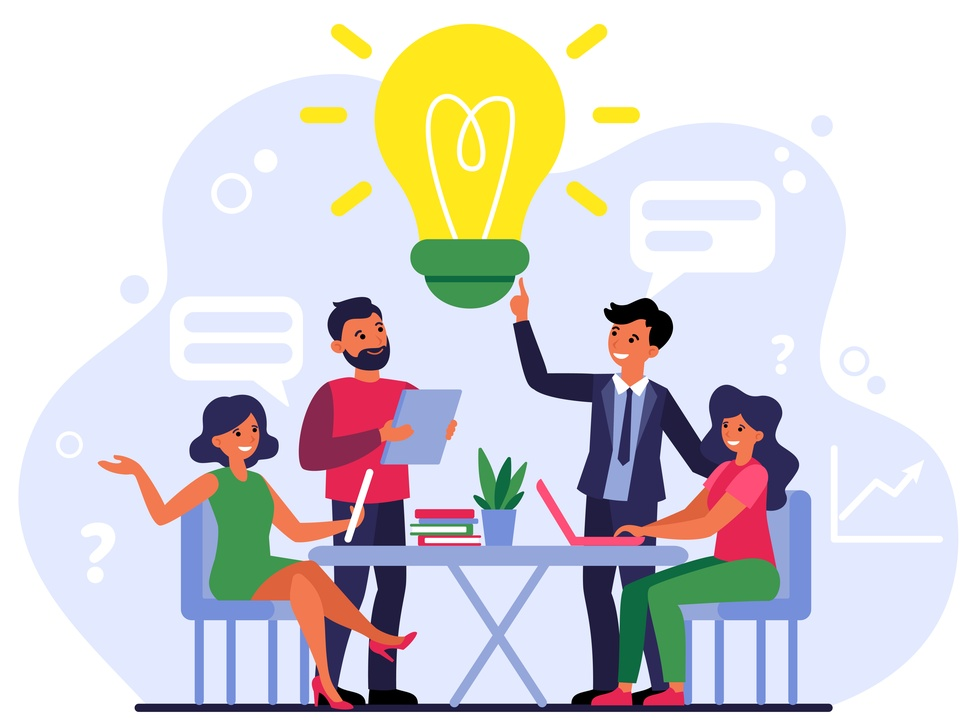
#> input picture 5469.jpg, 971 x 727 px, shrunk from 6675 x 5000 before the run
$ jupyter execute Untitled.ipynb   (shell and % lines are left out)
#> lines starting #> are read from the running program, lines starting #| are printed output that depends on the picture
[cell 1]
import matplotlib, cv2
import numpy as np
import matplotlib.pyplot as plt
import matplotlib.image as mping

[cell 2]
# menyimpan gambar dengan fungsi imread dari OpenCV
img = cv2.imread('5469.jpg')
#> img is the input picture: shape (727, 971, 3); mean B, G, R 213.9, 212.2, 215

[cell 3]
# membuat sebuah variabel kosong 'fig'
fig = plt.figure()
fig.add_subplot(121)
# subplot (jumlah baris, jumlah kolom, urutan)

# plotting gambar
fig.add_subplot(122)
# subplot, formatnya: (jumlah baris, jumlah kolom, urutan)
img = cv2.cvtColor(img, cv2.COLOR_BGR2RGB)

# menampilkan gambar dengan fungsi plt
plt.imshow(img)

# lihat tipe data img. disimpan sebagai apa?
print(type(img))
#| <class 'numpy.ndarray'>

[cell 4]
#convert image to grayscale
gray_img = cv2.cvtColor(img, cv2.COLOR_RGB2GRAY)
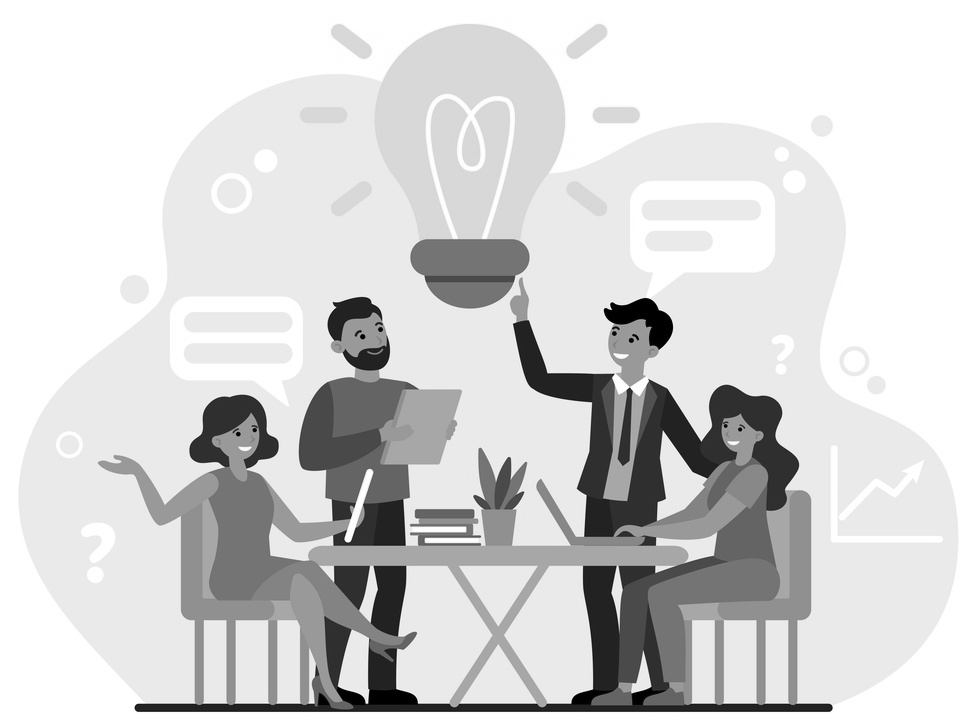
#> gray_img: shape (727, 971); min 0, max 255, mean 213.4

#grayscale image represented as a 2-d array
print(gray_img)
#> (printed output is left out)

[cell 5]
#have to converet grayscale back to RGB for plt.imshow()
plt.imshow(cv2.cvtColor(gray_img, cv2.COLOR_GRAY2RGB))
